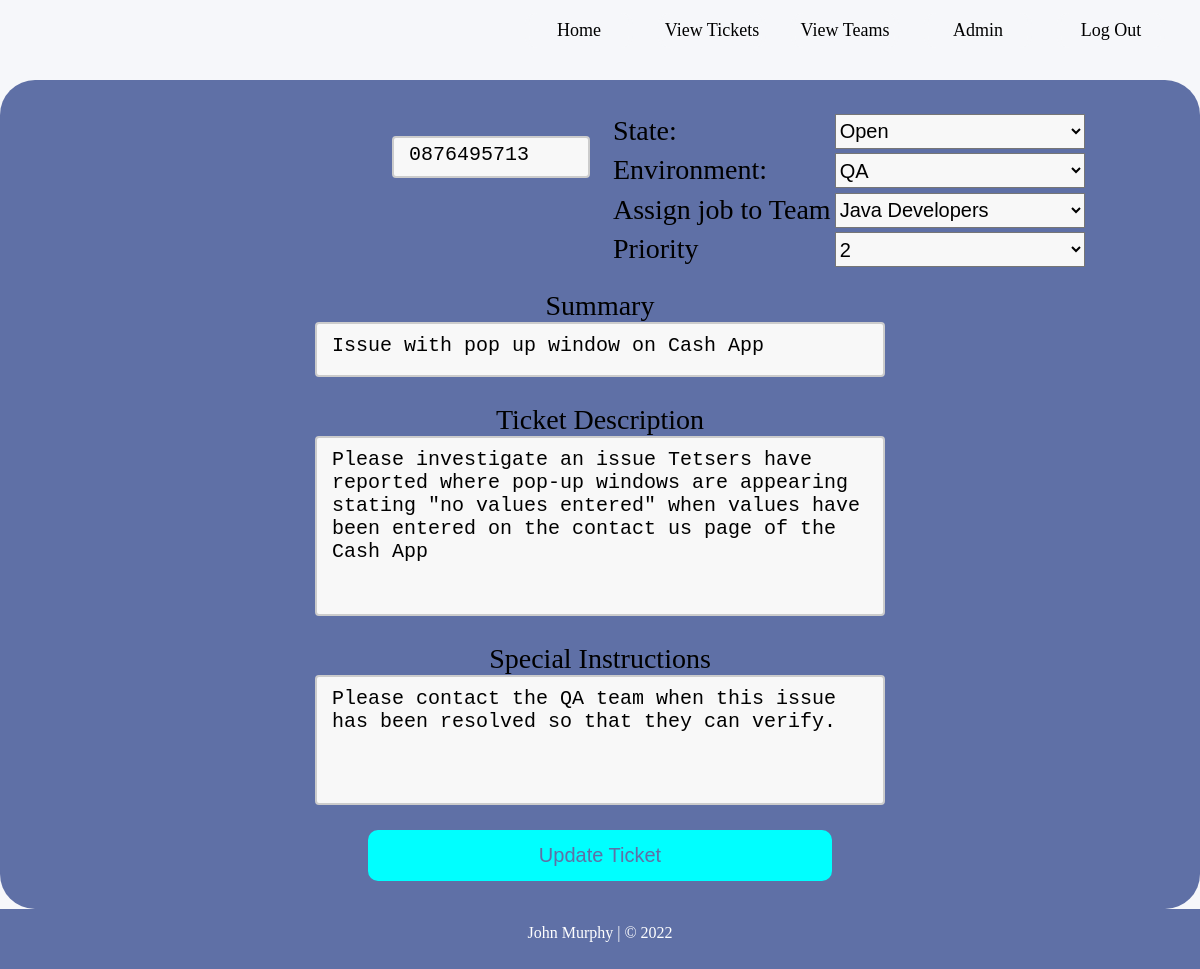
Screenshot of /editticket/17 (signed in) with the database file from the repository.
### TicketDB.py (models this page shows, shortened)
class Ticket(db.Model):
    __tablename__ = "tickettable"
    ticket_id = db.Column(db.Integer, primary_key=True, unique=True, autoincrement=True)
    user_id = db.Column(db.Integer, db.ForeignKey(User.user_id))
    ticket_user = db.relationship("User", backref='Ticket')
    ticket_created = db.Column(db.String(50), default=func.now())
    description = db.Column(db.String(300))
    state = db.Column(db.String(30), default="Open")
    team_id = db.Column(db.Integer, db.ForeignKey(Team.team_id))
    ticket_team = db.relationship("Team", backref='Ticket')
    contact_num = db.Column(db.String(20))
    priority = db.Column(db.Integer)
    summary = db.Column(db.String(80))
    environment = db.Column(db.String(50))
    ticket_sp_instruction = db.Column(db.String(200))

class Team(db.Model):
    __tablename__ = "teamtable"
    team_id = db.Column(db.Integer, primary_key=True, unique=True, autoincrement=True)
    team_name = db.Column(db.String(50), unique=True)
    team_category = db.Column(db.String(50))

### main.py (the view, shortened to what this page needs)
@app.route('/editticket/<int:chosen_ticket_id>', methods=['GET', 'POST'])
def editTicket(chosen_ticket_id):
    ticketinfo = Ticket.query.with_entities(Ticket.ticket_id, Ticket.user_id,  User.name, Ticket.ticket_created, Ticket.description,
                    Ticket.state, Ticket.team_id, Team.team_name, User.email, Ticket.contact_num, Ticket.priority, Ticket.summary,
                    Ticket.environment, Ticket.ticket_sp_instruction).join(Team,Ticket.team_id == Team.
                    team_id).join(User, Ticket.user_id == User.user_id).filter(Ticket.ticket_id == chosen_ticket_id).all()
    ticketDesc = Ticket.query.with_entities(Ticket.description).filter(Ticket.ticket_id == chosen_ticket_id).all()
    ticketDesc = str(ticketDesc)
    ticketDesc = ticketDesc.strip("[ ] , ( ) '")
    ticketrequester_email = User.query.with_entities(User.email).join(Ticket, User.user_id == Ticket.user_id).filter(Ticket
                        .ticket_id == chosen_ticket_id).all()
    ticketrequester_email = str(ticketrequester_email)
    ticketrequester_email = ticketrequester_email.strip("[ ] , ( ) '")
    teamList = Team.query.all()
    user = session["user"]
    username = User.query.with_entities(User.name).filter(User.user_id == user).all()
    username = str(username)
    username = username.strip("[ ] , ( ) '")
    loggedteam = User.query.with_entities(User.team_id).filter(User.user_id == user).all()
    loggedteam = str(loggedteam)
    loggedteam = loggedteam.strip("[ ] , ( )")
    allMembers = User.query.with_entities(User.name).filter(User.team_id == loggedteam).all()
    emails = [('john.a.murphy.1989@gmail.com',), ('johnamurphy0185@gmail.com',)]
    if request.method == 'GET':
        if ticketinfo:
            return render_template('editTicket.html', ticketinfo=ticketinfo, teamList=teamList, allMembers=allMembers)

### templates/editTicket.html (shortened to what this page needs)
<!DOCTYPE html>
<html lang="en">
<head>
    <link rel="stylesheet" href="{{ url_for('static', filename='css/ttStyle.css') }}">
</head>
<body>
<div id="wrapper">
	<header id="head-home">
		<ul class="nav-links">
            <li id="header-links" class="link-buttons"><a href="/">Home</a></li>
			<li id="header-links" class="link-buttons"><a href="/opentickets">View Tickets</a></li>
			<li id="header-links" class="link-buttons"><a href="/teams">View Teams</a></li>
			<li id="header-links" class="link-buttons"><a href="/admin_data">Admin</a></li>
			<li id="header-links"class="link-buttons"><a href="/logout">Log Out</a></li>
		</ul>
	</header>
    <div id="newtick_holder">
    {% for ticket in ticketinfo %}
            <form id="update-form" action='' method = "POST">
            <div id="tick_topleft">
                <textarea id="text_contact" name = "contact_num" class="tickuser-input" readonly>{{ ticket.contact_num }}</textarea>
            </div>
            <div id="tick_topright">
                <table>
                    <tr>
                        <td>State:</td>
                        <td>
                            <select name="state"  class="tick_select-boxes">
                                <option value="{{ ticket.state }}">{{ ticket.state }} </option>
                            </select>
                        </td>
                    </tr>
                    <tr>
                        <td>Environment:</td>
                        <td>
                            <select name="environment"  class="tick_select-boxes">
                                <option value="{{ ticket.environment }}">{{ ticket.environment }} </option>
                            </select>
                        </td>
                    </tr>
                    <tr>
                        <td>Assign job to Team</td>
                        <td>
                            <select name="team_id" class="tick_select-boxes">
                                <option placeholder={{ticket.team_name}} value="{{ ticket.team_id }}">{{ ticket.team_name }}</option>
                            </select>
                        </td>
                    </tr>
                    <tr>
                    <td>Priority</td>
                    <td>
                        <select name="priority" value="{{ ticket.priority }}" class="tick_select-boxes">
                            <option value="{{ ticket.priority }}">{{ ticket.priority }} </option>
                        </select>
                    </td>
                    </tr>
                </table>
            </div>
            <div id="tick_summaryholder">
                <p>Summary </p>
                <textarea name = "summary" id="text_summary" readonly >{{ ticket.summary }}</textarea>
            </div>
            <div id="tick_descholder">
                <p>Ticket Description</p>
                <textarea name = "description" id="text_desc" readonly>{{ticket.description}}</textarea>
            </div>
            <div id="tick_specialint">
                <p>Special Instructions </p>
                <textarea name = "ticket_sp_instruction" id="text_specialint" readonly>{{ ticket.ticket_sp_instruction }}</textarea>
            </div>
            <div id="tick_buttoholder">
            <input type = "submit" value = "Update Ticket" id="ticketButton">
            </div>
        </form>
            {% endfor %}
    </div>
</div>
    <footer>
	    <p>John Murphy | &copy; 2022</p>
    </footer>
</body>
</html>

### static/css/ttStyle.css (style rules this page uses)
* { margin:0; }
html, body { height: 100%; }
#wrapper { float:left; width: 100%; min-height: 100vh; padding-bottom: 60px; background:#f6f7fa; box-sizing: border-box; }
#head-home { float: left; width:100%; height:80px; padding-bottom: 20px; box-sizing: border-box; }
ul.nav-links { float: right; height: 60px; margin-top: 12.5px; margin-right: 10px; }
li.link-buttons { float:left; line-height: 35px; width:100px; margin-right: 25px; list-style-type: none; text-align: center; font-size: 18px; border-radius:12px; border-right-width: 4px; border-left-width: 4px; border-right-style: solid; border-left-style: solid; color: #f6f7fa; border-color: #f6f7fa; font-family: PTSans; }
li#header-links { color: #000; }
#header-links a { text-decoration: none; color: #000 }
footer { float: left; width:100%; height:60px; font-family: PTSans; background: #5f70a6; text-align: center; color: #fff; margin-top: -60px; padding-top: 15px; box-sizing: border-box; }
td { text-overflow: ellipsis; white-space: nowrap; overflow: hidden; }
#newtick_holder { float: left; width: 100%; height: 100%; padding: 20px; border-radius: 35px; box-sizing: border-box; background: #5f70a6; }
.tickuser-input { width: 20%; font-size: 24px; height: 40px; margin: 6px 0; }
#tick_topleft { float: left; width: 50%; height: 20%; padding: 10px; padding-left: 15%; text-align: center; margin-top: 20px; box-sizing: border-box; font-size: 28px; }
#text_contact { float: right; width: 50%; height: 42px; background-color: #f8f8f8; padding: 5px 15px; border: 2px solid #ccc; border-radius: 4px; resize: none; box-sizing: border-box; font-size: 20px; }
#tick_topright { float: left; width: 50%; font-size: 28px; height: 20%; padding: 10px; box-sizing: border-box; }
.tick_select-boxes { min-width: 250px; width: auto; height: 35px; font-size: 20px; background-color: #f8f8f8; }
#tick_summaryholder { float: left; width: 100%; font-size: 28px; padding: 10px; box-sizing: border-box; text-align: center; }
#text_summary { width: 50%; height: 55px; background-color: #f8f8f8; padding: 10px 15px; border: 2px solid #ccc; border-radius: 4px; resize: none; box-sizing: border-box; font-size: 20px; }
#tick_descholder { float: left; width: 100%; height: 20%; font-size: 28px; padding: 10px; box-sizing: border-box; text-align: center; }
#text_desc { width: 50%; height: 180px; background-color: #f8f8f8; padding: 10px 15px; border: 2px solid #ccc; border-radius: 4px; resize: none; box-sizing: border-box; font-size: 20px; }
#tick_specialint { float: left; width: 100%; font-size: 28px; margin: 0 auto; padding: 10px; box-sizing: border-box; text-align: center; }
#text_specialint { width: 50%; height: 130px; background-color: #f8f8f8; padding: 10px 15px; border: 2px solid #ccc; border-radius: 4px; resize: none; box-sizing: border-box; font-size: 20px; }
#tick_buttoholder { float: left; width: 100%; margin: 0 auto; text-align: center; }
#ticketButton { width: 40%; font-size: 20px; color: #5f70a6; padding: 14px 20px; background-color: aqua; margin: 8px 0; border: none; border-radius: 10px; cursor: pointer; }

### rows the page displays
Ticket: contact_num "0876495713", state "Open", environment "QA", team_id "Java Developers", summary "Issue with pop up window on Cash App", description "Please investigate an issue Tetsers have reported where pop-up windows are appearing stating \"no values entered\" when values have been entered on the contact us page of the Cash App", ticket_sp_instruction "Please contact the QA team when this issue has been resolved so that they can verify."

### other values shown
form field priority "2"
